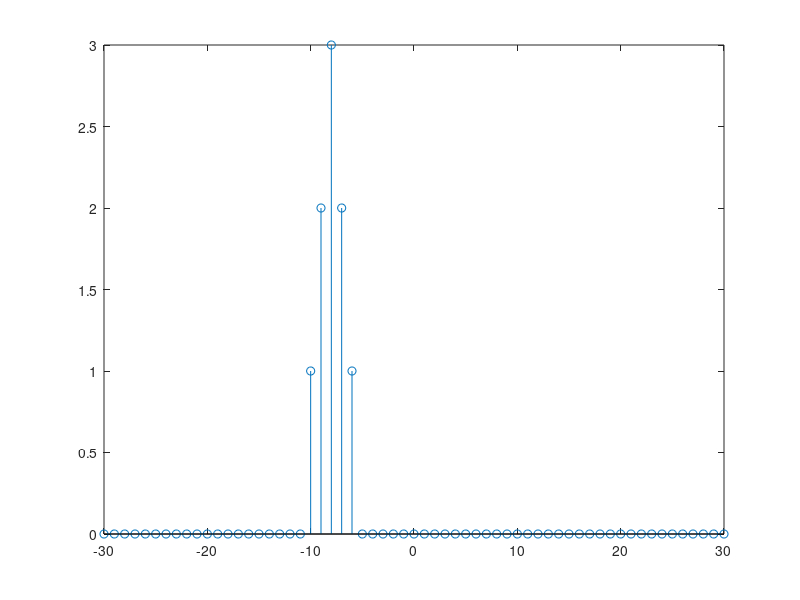

MATLAB code for this plot:
%%
clc
clear all
close all

%%
f = @(n) (n>=0 & n<=3).*n + (n>=4 & n<=6).*(6-n);

%%
indx = -30:30;

sig = f(-indx-5 );
figure; stem(indx,sig);